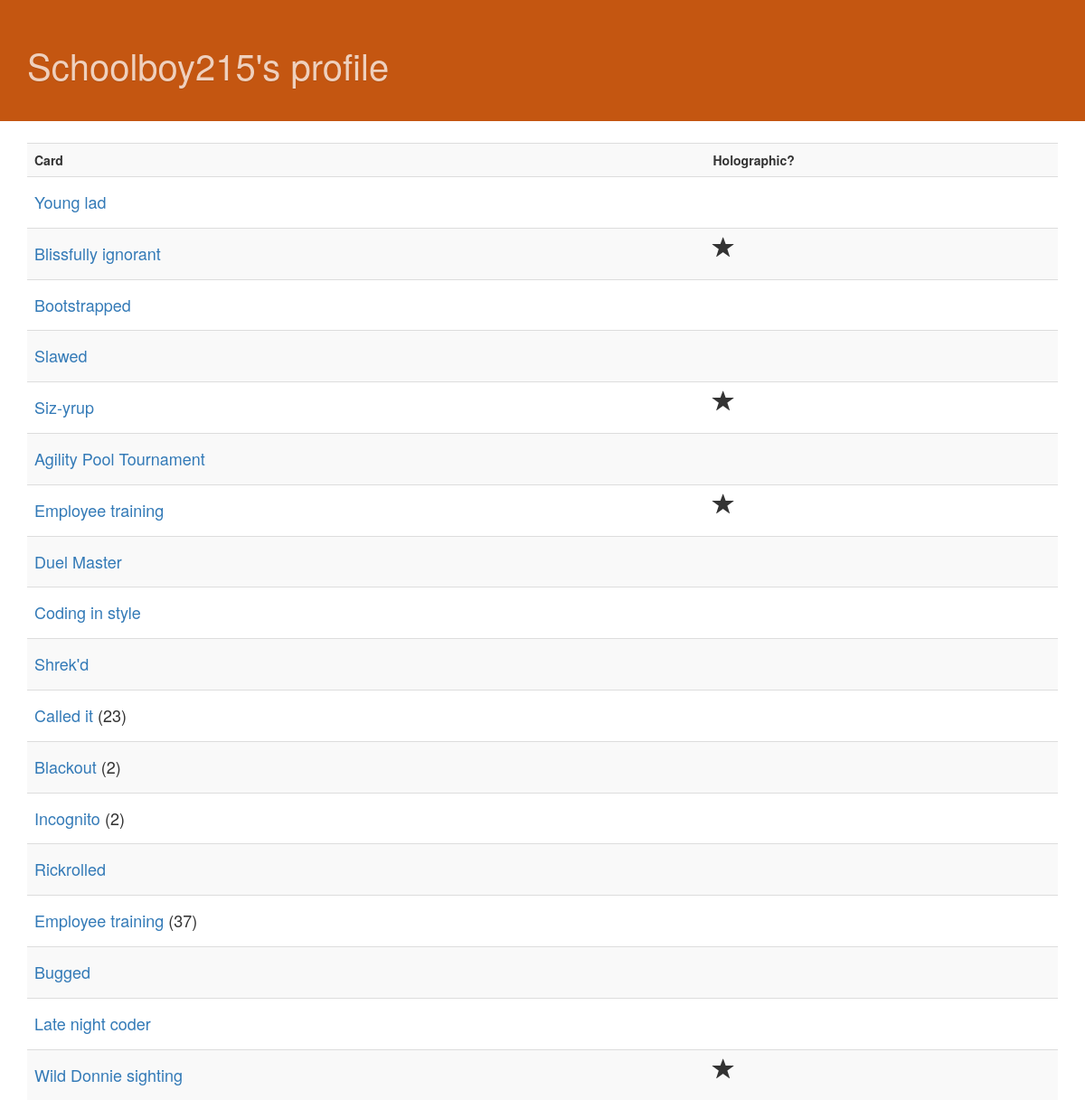
The page /profiles/Schoolboy215/cards (signed in) on the database its author committed.
### app/mod_auth/models.py (models this page shows, shortened)
class Base(db.Model):
    __abstract__  = True
    id            = db.Column(db.Integer, primary_key=True)
    date_created  = db.Column(db.DateTime,  default=db.func.current_timestamp())
    date_modified = db.Column(db.DateTime,  default=db.func.current_timestamp(),
                                           onupdate=db.func.current_timestamp())

class User(Base, UserMixin):
    __tablename__ = 'user'
    name    = db.Column(db.String(128),  nullable=False,
					    unique=True)
    password = db.Column(db.String(192),  nullable=False)
    cards = db.relationship('UserCards',
	backref = 'user', cascade='all, delete-orphan', lazy='dynamic')

### app/mod_card/models.py (models this page shows, shortened)
class Base(db.Model):
    __abstract__  = True
    id            = db.Column(db.Integer, primary_key=True)
    date_created  = db.Column(db.DateTime,  default=db.func.current_timestamp())
    date_modified = db.Column(db.DateTime,  default=db.func.current_timestamp(),
                                           onupdate=db.func.current_timestamp())

class Card(Base):
	__tablename__ = 'card'
	name    = db.Column(db.String(128),  nullable=False,
					    unique=True)
	description = db.Column(db.String(512),  nullable=False)
	holoAllowed = db.Column(db.Boolean)
	holoAlways  = db.Column(db.Boolean)
	imageName   = db.Column(db.String(10), nullable=False,
						unique=True)
	retired     = db.Column(db.Boolean)
	backgroundColor = db.Column(db.String(7))

### app/mod_profile/controllers.py (the view)
@mod_profile.route('/<name>/cards')
@login_required
def cardIndex(name):
	user = User.query.filter(User.name.like(name)).first()
	if not user:
		return "No such user", 404
	cardLookup = user.cards.order_by(desc(UserCards.date_modified)).group_by(UserCards.card_id, UserCards.holo)
	cards = []
	holoList = []
	quantities = []
	for i in cardLookup:
		card = Card.query.filter_by(id=i.card_id).first()
		count = user.cards.filter(UserCards.card_id == card.id, UserCards.holo == i.holo).count()
		quantities.append(count)
		cards.append(card)
		holoList.append(i.holo)
	return render_template(	"profile/view.html",
				user = user,
				cards = cards,
				cardLookup = cardLookup,
				holoList=holoList,
				quantities=quantities,
				textBackground = app.config['TEXT_BACKGROUND'],
                                borderColor=app.config['BORDER_COLOR'],
                                cardsPerRow=app.config['CARDS_PER_ROW'])

### app/mod_auth/models.py (called while the page is built)
@login_manager.user_loader
def get_user(ident):
    return User.query.get(int(ident))

### app/templates/profile/view.html (shortened to what this page needs)
{% extends "bootstrap/base.html" %}
{% block head %}
	{{super()}}
	{% block styles %}
		{{super()}}
	{% endblock %}
{% endblock %}
{% block content %}
	<div class='home_header'>
		<div class='container'>
			<h2>{{user.name}}'s profile</h2>
		</div>
	</div>
	<div class='container'>
		<table class="table table-striped table-hover">
			<tr>
				<th>Card</th>
				<th>Holographic?</th>
			</tr>
			{% for card in cards %}
				<tr>
					<td>
        	                		<h4><a href="{{url_for('profiles.cardKind', name=user.name, id=card.id, holo=holoList[loop.index0])}}">{{card.name}}</a>
						{% if quantities[loop.index0] > 1 %}
							({{quantities[loop.index0]}})
						{% endif %}
						</h4>
					</td>
					<td>
					{%if holoList[loop.index0]%}
						<span class="glyphicon glyphicon-star" style="font-size: 24px" aria-hidden="true"></span>
					{%endif%}
					</td>
				</tr>
        		{% endfor %}
		</table>
	</div>
{% endblock %}

### app/templates/main/styling.html (style rules this page uses)
.home_header { background-color: #21bcd1; color: #d8faff; position: relative; padding: 30px 0; text-align: left; text-shadow: 0 1px 0 rgba(0,0,0,.1); font-size: 24px; margin-bottom: 24px; }
.home_header h2 { font-size: 40px; }

### app/templates/profile/view.html (style rules this page uses)
.home_header { background-color: #c45611; color: #efd0bd; }

### rows shown on the page
User: name "Schoolboy215"
Card: name "Young lad"
Card: name "Blissfully ignorant"
Card: name "Bootstrapped"
Card: name "Slawed"
Card: name "Siz-yrup"
Card: name "Agility Pool Tournament"
Card: name "Employee training", quantities "37"
Card: name "Duel Master"
Card: name "Coding in style"
Card: name "Shrek'd"
Card: name "Called it", id "23"
Card: name "Blackout", quantities "2"
Card: name "Incognito", quantities "2"
Card: name "Rickrolled"
Card: name "Bugged"
Card: name "Late night coder"
Card: name "Wild Donnie sighting"
